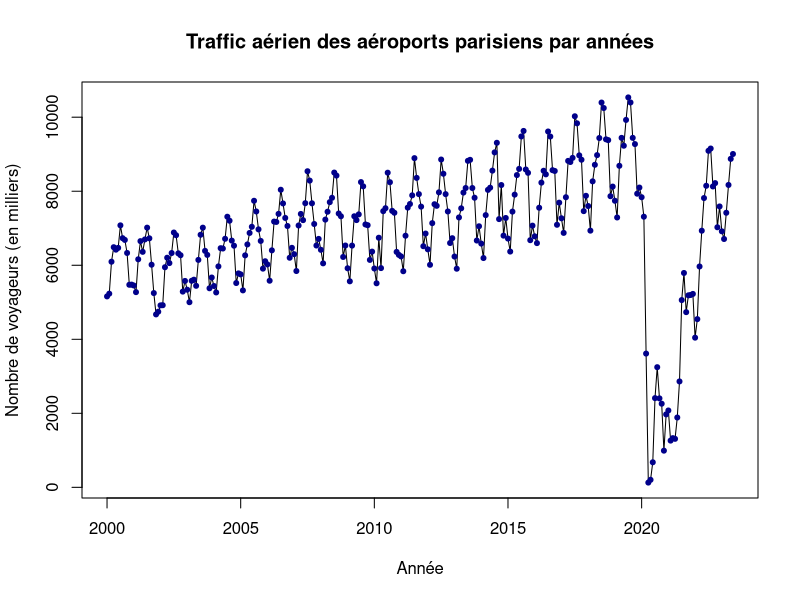
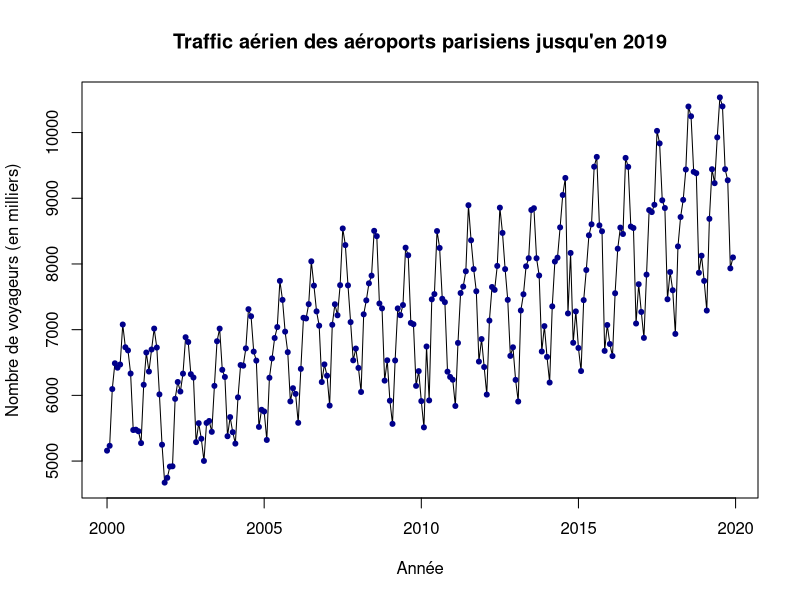
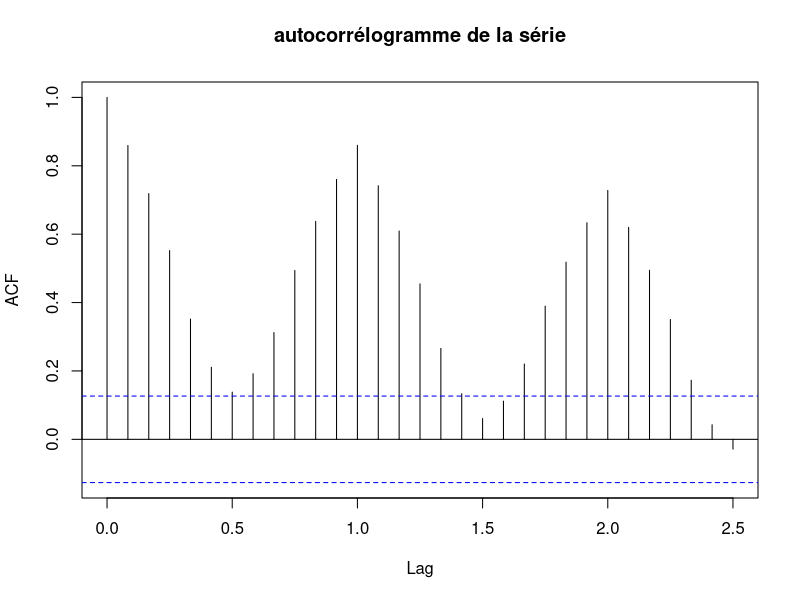
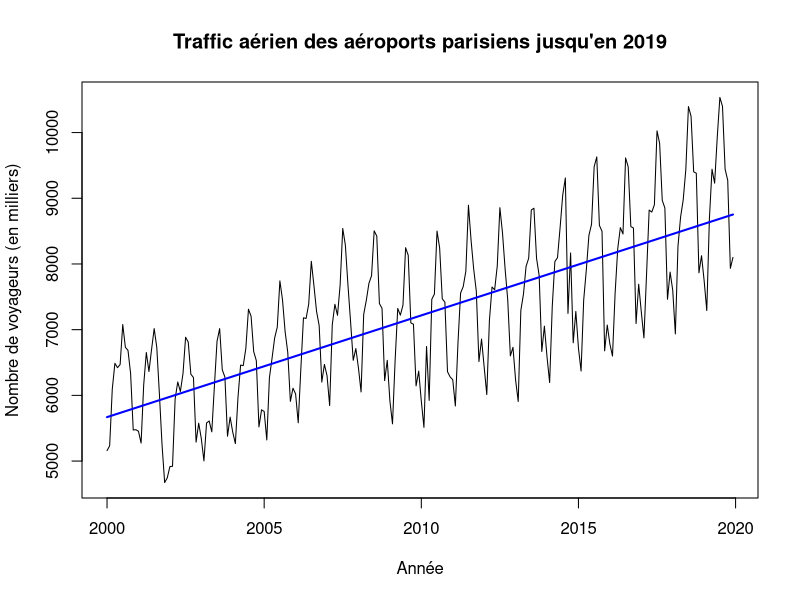
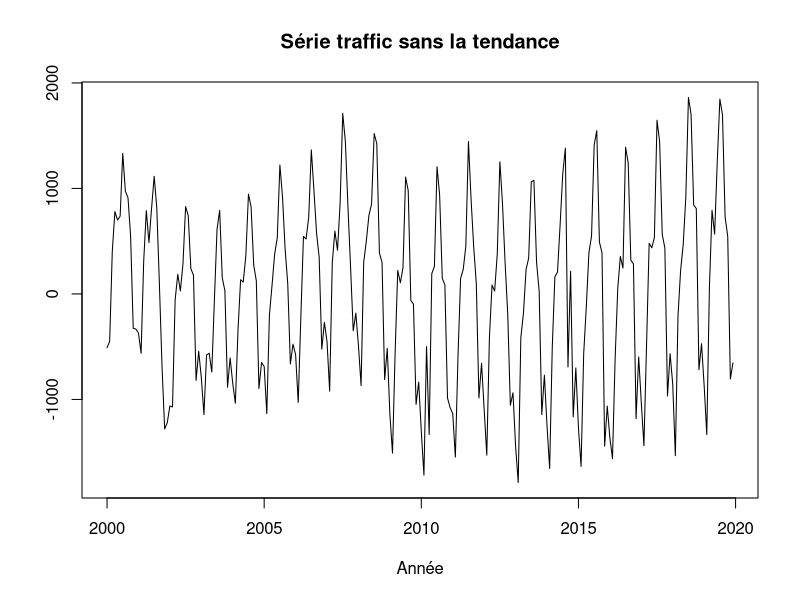
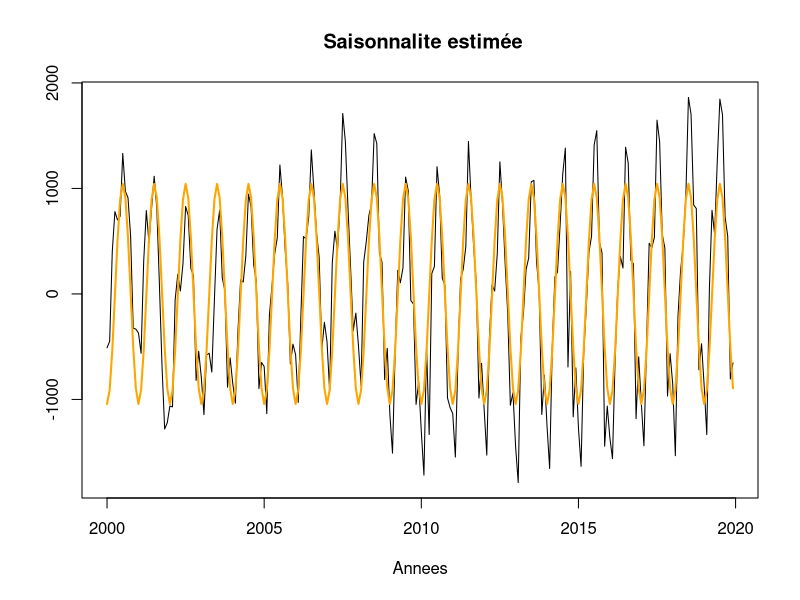
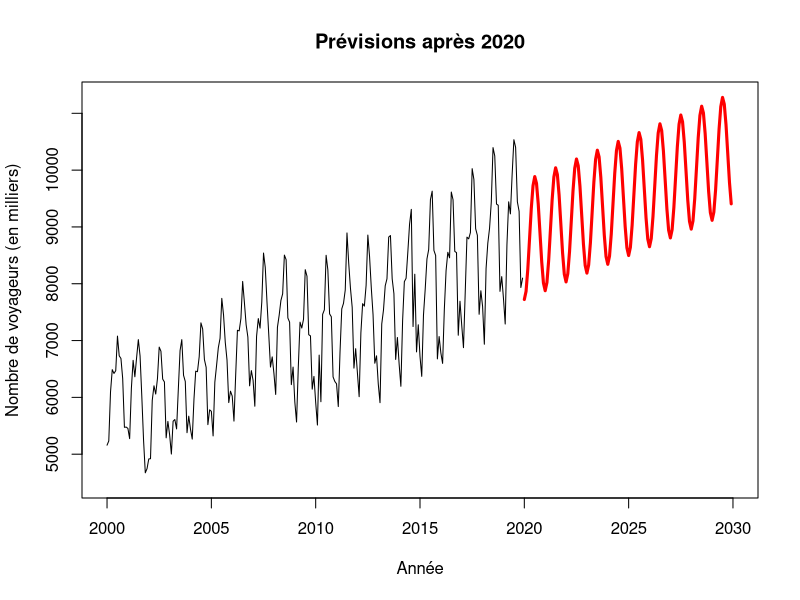
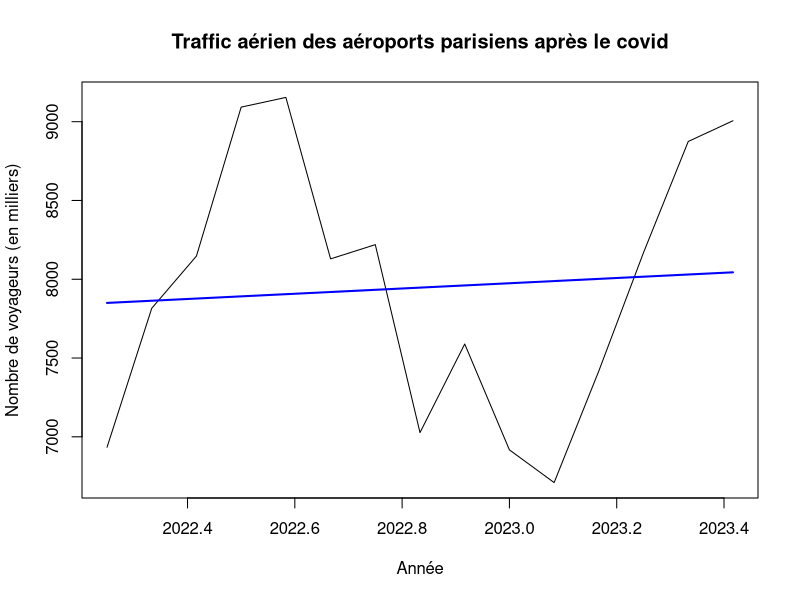

Recreate these plots in R, in order.
## ---- chunk 1
traffic <- read.csv("traffic_adp.csv", sep=";")
## ---- chunk 2
traffic$totpass = (traffic$passenger_CdG + traffic$passenger_orly)/1000
ts_traffic = ts(traffic$totpass, start = c(2000, 1),frequency = 12)

plot(ts_traffic, xlab = "Année", ylab = "Nombre de voyageurs (en milliers)", main = "Traffic aérien des aéroports parisiens par années")
points(ts_traffic, col= "darkblue", pch = 20)
## ---- chunk 3
#On enlève les années après 2019
traffic_2000_2019 = window(ts_traffic,end= c(2019,12))
plot(traffic_2000_2019 ,xlab="Année", ylab= "Nombre de voyageurs (en milliers)", main = "Traffic aérien des aéroports parisiens jusqu'en 2019")
points(traffic_2000_2019, col= "darkblue", pch = 20)
## ---- chunk 4
acf(traffic_2000_2019,lag.max = 30, main= "autocorrélogramme de la série" )
## ---- chunk 5
p = 1:length(traffic_2000_2019)  #longueur de la série
tend_traffic = lm(traffic_2000_2019~p) #modèle linéaire
tend_traffic2 = lm(traffic_2000_2019~p + I(p^2)) #modèle polynomial de degré 2
tend_traffic3 = lm(traffic_2000_2019~p + I(p^2) + I(p^3)) #modèle polynomial de degré 3

cat ("le R2 du modèle linéaire vaut",cor(traffic_2000_2019, p)^2, "\n") # R2 du modèle linéaire
cat ("le R2 du modèle polynomial de degré 2 vaut",cor(traffic_2000_2019, p + I(p^2))^2 , "\n")# R2 du modèle polynomial de degré 2
cat ("le R2 du modèle polynomial de degré 3 vaut",cor(traffic_2000_2019, p + I(p^2)  + I(p^3))^2, "\n" ) # R2 du modèle polynomial de degré 3

## ---- chunk 6
fittedval = ts(data = tend_traffic$fitted.values, start = c(2000, 1), frequency = 12)
tend_traffic$coefficients
## ---- chunk 7
plot(traffic_2000_2019, main = "Traffic aérien des aéroports parisiens jusqu'en 2019" , xlab= "Année", ylab ="Nombre de voyageurs (en milliers)" )
lines(fittedval , col="blue", lwd = 2)


## ---- chunk 8
notend = traffic_2000_2019 - fittedval
plot(notend , main= "Série traffic sans la tendance", xlab="Année",ylab ="")
## ---- chunk 9
T = 12
nb_NA = sum(is.na(tend_traffic))/2
t = (nb_NA + 1):(length(notend) - nb_NA)

sint <-sin((2*pi*t)/T)
cost <-cos((2*pi*t)/T)

plot (notend, xlab ="Annees", ylab =" ", main =" Saisonnalite estimée")
sais_1 = lm(notend[t]~sint + cost )
sais_2 <- ts(sais_1$fit, start = 2000 , freq = 12)
lines(sais_2, col="orange", lwd= 2)


## ---- chunk 10
N = 120
n = (length(traffic_2000_2019) + 1):(length(traffic_2000_2019) + N)
df_sais = data.frame(matrix(c(sin(2*pi*n/T), cos(2*pi*n/T)), ncol = 2))
colnames(df_sais) = c("sint", "cost")
pred_tend = predict(sais_1, newdata = df_sais)
## ---- chunk 11
i = (length(traffic_2000_2019) + 1):(length(traffic_2000_2019) + N)
df_tend = data.frame(i)
colnames(df_tend) = c("p")
pred_sais = predict(tend_traffic, newdata = df_tend)

pred_tend_sais = ts(data = pred_tend+pred_sais, start = c(2020,1), frequency = 12)
ajust= ts(data =tend_traffic$fitted.values+sais_1$fitted.values, start = c(2000,1), frequency = 12)
## ---- chunk 12
plot(traffic_2000_2019, xlim = c(2000,2020 + N/12),ylim=c(4500,max(pred_tend_sais)),main = "Prévisions après 2020",xlab="Année" ,ylab = "Nombre de voyageurs (en milliers)")
lines(pred_tend_sais, lwd = 3,col = "red")
## ---- chunk 13
traffic_post_cov = window(ts_traffic,start= c(2022,4))
## ---- chunk 14
p = 1:length(traffic_post_cov)  #longueur de la série
tend_traffic_c = lm(traffic_post_cov~p) #modèle linéaire
tend_traffic2_c = lm(traffic_post_cov~p + I(p^2)) #modèle polynomial de degré 2

cat ("le R2 du modèle linéaire vaut",cor(traffic_post_cov, p)^2, "\n") # R2 du modèle linéaire
cat ("le R2 du modèle polynomial de degré 2 vaut",cor(traffic_post_cov, p + I(p^2))^2 , "\n")# R2 du modèle polynomial de degré 2

## ---- chunk 15
fittedval_c = ts(data = tend_traffic_c$fitted.values, start = c(2022, 4), frequency = 12)
tend_traffic_c$coefficients
## ---- chunk 16
plot(traffic_post_cov, main = "Traffic aérien des aéroports parisiens après le covid" , xlab= "Année", ylab ="Nombre de voyageurs (en milliers)" )
lines(fittedval_c , col="blue", lwd = 2)
## ---- chunk 17
notend_c = traffic_post_cov - fittedval_c
plot(notend_c , main= "Série traffic sans la tendance", xlab="Année",ylab ="")
## ---- chunk 18
T = 12
nb_NA = sum(is.na(tend_traffic_c))/2
t = (nb_NA + 1):(length(notend_c) - nb_NA)

sint <-sin((2*pi*t)/T)
cost <-cos((2*pi*t)/T)

plot (notend_c, xlab ="Annees", ylab =" ", main =" Saisonnalite estimée")
sais_1 = lm(notend_c[t]~sint + cost )
sais_2 <- ts(sais_1$fit, start = c(2022,4) , freq = 12)
lines(sais_2, col="orange", lwd= 2)
## ---- chunk 19
C19 = 76
n = (length(traffic_post_cov) + 1):(length(traffic_post_cov) + C19)
df_sais = data.frame(matrix(c(sin(2*pi*n/T), cos(2*pi*n/T)), ncol = 2))
colnames(df_sais) = c("sint", "cost")
pred_tend = predict(sais_1, newdata = df_sais)
## ---- chunk 20
i = (length(traffic_post_cov) + 1):(length(traffic_post_cov) + C19)
df_tend = data.frame(i)
colnames(df_tend) = c("p")
pred_sais = predict(tend_traffic_c, newdata = df_tend)
## ---- chunk 21
pred_tend_sais_c = ts(data = pred_tend+pred_sais, start = c(2023,6), frequency = 12)
ajust= ts(data =tend_traffic$fitted.values+sais_1$fitted.values, start = c(2000,1), frequency = 12)

plot(ts_traffic, xlim = c(2000,2023 + C19/12),main = "Prévisions après 2020",xlab="Année" ,ylab = "Nombre de voyageurs (en milliers)")
lines(pred_tend_sais_c, lwd = 3,col = "green")
## ---- chunk 22
plot(ts_traffic, xlim = c(2000,2023 + C19/12),main = "Comparaison des modèles",xlab="Année" ,ylab = "Nombre de voyageurs (en milliers)")
lines(pred_tend_sais_c, lwd = 2,col = "green")
lines(pred_tend_sais, lwd = 2,col = "red")
